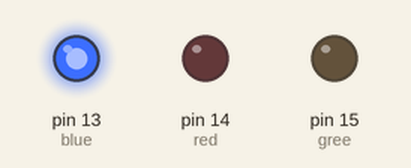
Simulated run of this sketch. Board: Arduino Uno, built with avr-gcc and run on an emulated ATmega328P. Shown: output pins drawn as LEDs (lit = HIGH).

Above: at 0.5 s.
At 1.5 s:
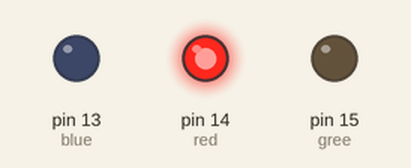
At 5.5 s:
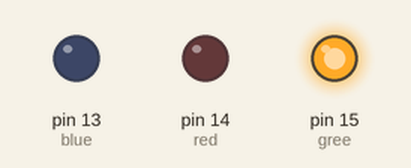
Timing chart, 0 to 6.9 s (numbered marks = the images above):
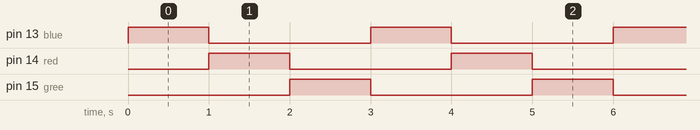

Measured:
- by itself, pin 13 (blue), pin 14 (red), pin 15 (gree): alternates HIGH for 1.0 s and LOW for 2.0 s
- by itself, everything shown: repeats every 3.0 s, in 4 steps

The sketch:

mcuBlinkTest.ino
```cpp
//test the RGB led of the board which is connected with 13 14 15
void setup()
{
  // initialize digital pin LED_BUILTIN as an output.
  pinMode(13, OUTPUT); //blue
  pinMode(14, OUTPUT); //red
  pinMode(15, OUTPUT); //gree
}

// the loop function runs over and over again forever
void loop()
{
  digitalWrite(13, HIGH);
  delay(1000);
  digitalWrite(13, LOW);
  digitalWrite(14, HIGH);
  delay(1000);
  digitalWrite(14, LOW);
  digitalWrite(15, HIGH);
  delay(1000);
  digitalWrite(15, LOW);
}
```
